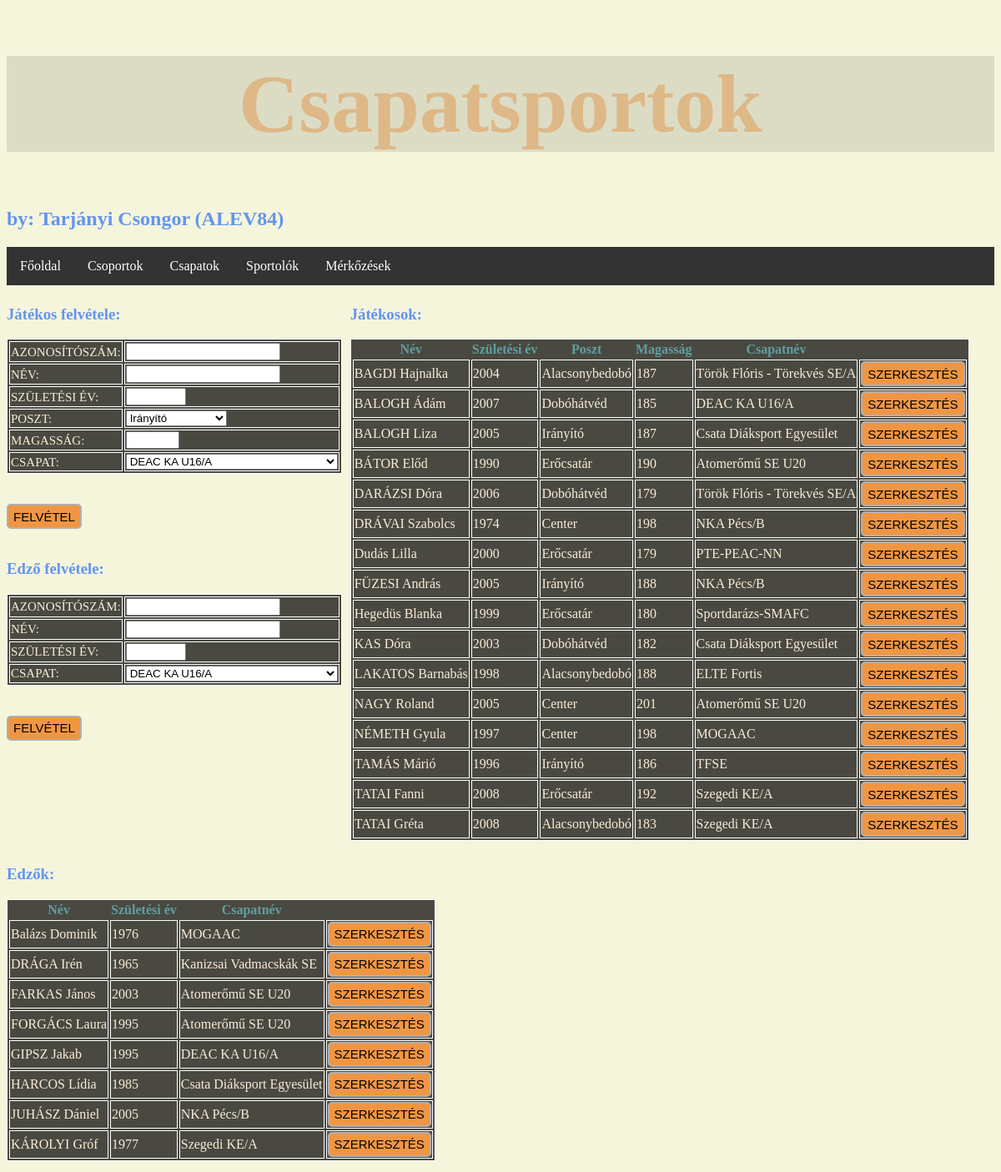
/index/spo.php, run on the app's committed database.
### tables this page shows
CREATE TABLE `sportember` (
  `sportoloID` int(5) NOT NULL,
  `név` varchar(60) NOT NULL,
  `születési év` int(60) NOT NULL,
  `csapatID` int(5) NOT NULL
);

CREATE TABLE `csapat` (
  `csapatID` int(5) NOT NULL,
  `csapatnév` varchar(60) NOT NULL,
  `csoportID` int(5) NOT NULL,
  `csarnoknév` varchar(60) NOT NULL,
  `csarnokcím` varchar(60) NOT NULL
);

### index/db_fuggvenyek.php (called while the page is built, shortened)
<?php
function csapatsportok_csatlakozas() {
    $conn = mysqli_connect("localhost", "root", "")
			or die("Csatlakozási hiba");
    mysqli_query($conn, 'SET NAMES UTF-8');
    mysqli_query($conn, 'SET character_set_results=utf8');
    mysqli_set_charset($conn, 'utf8');
    return $conn;
}
function csapatlistatLeker() {
    if ( !($conn = csapatsportok_csatlakozas()) ) {
        return false;
    }
	$result = mysqli_query( $conn,"SELECT csapatID, csapatnév, csoportnév, csarnoknév, csarnokcím FROM csapat, csoport WHERE csapat.csoportID=csoport.csoportID");
	return $result;
}
function sportemberJatekosokLeker() {
    if ( !($conn = csapatsportok_csatlakozas()) ) {
        return false;
    }
    $result = mysqli_query( $conn,"SELECT játékos.sportoloID, név, `születési év`, poszt, magasság, csapatnév from sportember, csapat, játékos where (csapat.csapatID=sportember.csapatID) and (sportember.sportoloID = játékos.sportoloID) order by név");
    return $result;
}
function sportemberEdzokLeker() {
    if ( !($conn = csapatsportok_csatlakozas()) ) {
        return false;
    }
    $result = mysqli_query( $conn,"SELECT edző.sportoloID, név, `születési év`, csapatnév from sportember, csapat, edző where (csapat.csapatID=sportember.csapatID) and (sportember.sportoloID = edző.sportoloID) order by név");
    return $result;
}
?>

### index/spo.php (the view, shortened to what this page needs)
<?php
include_once 'db_fuggvenyek.php';
?>
<!DOCTYPE html>
<html lang="hu">
<head>
    <link rel="stylesheet" href="mystyle.css?v=<?php echo time(); ?>">
</head>
<body>
<h1>Csapatsportok</h1>
<h2>by: Tarjányi Csongor (ALEV84)</h2>
<ul>
    <li><a class="active" href="./index.php">Főoldal</a></li>
    <li><a href="./csop.php">Csoportok</a></li>
    <li><a href="./csap.php">Csapatok</a></li>
    <li><a href="./spo.php">Sportolók</a></li>
    <li><a href="./merk.php">Mérkőzések</a></li>
</ul>
<div class="row">
    <div class="column">
        <h3>Játékos felvétele:</h3>
        <form method = "POST" action="sportolofelvitel.php" accept-charset="utf-8">
            <table border="1">
                <tr>
             <td><label class="formlabel">Azonosítószám:</label></td>
            <td><input pattern=".{5,5}" required title="5 karakter szükséges!" type="number" name="sportoloID"/></td>
                <tr>
                <td><label class="formlabel">Név:</label></td>
                <td><input pattern=".{5,60}" required title="A név minimum 5, maximum 60 karakterből állhat!"  type="text" name="nev"/></td>
                </tr><tr>
                    <td><label class="formlabel">Születési év:</label></td>
                    <td><input pattern=".{4,4}" required title="A születési évet négy karakterben kell megadni!" type="number" min="1970" max="2010" name="szulev"/></td>
                </tr><tr>
                    <td><label class="formlabel">Poszt:</label></td>
                    <td><select name="poszt">
                        <option value="Irányító">Irányító</option>
                        </select>
                    </td>
                </tr><tr>
                    <td><label class="formlabel">Magasság:</label></td>
                    <td><input pattern=".{3,3}" required title="A magasságot 3 karakterben kell megadni, cm-ben!" type="number" min="150" max="230" name="magassag"/></td>
                </tr><tr>
                    <td><label class="formlabel">Csapat:</label></td>
                    <td><select name="csapatID">
                            <?php
                            $csapatok = csapatlistatLeker();
                            if(mysqli_num_rows($csapatok)>0){
                                while($egySor = mysqli_fetch_assoc($csapatok)){
                                    echo'<option value="'.$egySor["csapatID"].'">'.$egySor["csapatnév"].'</option>';
                                }
                            }
                            ?>
                        </select></td>
                </tr>
             </table>
            <br/>
            <br/>
            <input class="forminput" type="submit" value="Felvétel">
        </form>
        <br/>
        <h3>Edző felvétele:</h3>
        <form method = "POST" action="sportolofelvitel.php" accept-charset="utf-8">
            <table border="1">
                <tr>
                    <td><label class="formlabel">Azonosítószám:</label></td>
                    <td><input pattern=".{5,5}" required title="5 karakter szükséges!" type="number" name="sportoloID"/></td><tr>
                    <td><label class="formlabel">Név:</label></td>
                    <td><input pattern=".{5,60}" required title="A név minimum 5, maximum 60 karakterből állhat!" type="text" name="nev"/></td>
                </tr><tr>
                    <td><label class="formlabel">Születési év:</label></td>
                    <td><input pattern=".{4,4}" required title="A születési évet négy karakterben kell megadni!" type="number" min="1950" max="2005" name="szulev"/></td>
                </tr><tr>
                    <td><label class="formlabel">Csapat:</label></td>
                    <td><select name="csapatID">
                            <?php
                            $csapatok = csapatlistatLeker();
                            if(mysqli_num_rows($csapatok)>0){
                                while($egySor = mysqli_fetch_assoc($csapatok)){
                                    echo'<option value="'.$egySor["csapatID"].'">'.$egySor["csapatnév"].'</option>';
                                }
                            }
                            ?>
                        </select></td>
                </tr>
            </table>
            <br/>
            <br/>
            <input class="forminput" type="submit" value="Felvétel">
        </form>
    </div>
    <div class="column">
        <div>
            <h3>Játékosok:</h3>
            <table>
                <tr>
                    <th>Név</th>
                    <th>Születési év</th>
                    <th>Poszt</th>
                    <th>Magasság</th>
                    <th>Csapatnév</th>
                </tr>
                <?php
                $csapatok = sportemberJatekosokLeker();
                while( $egySor = mysqli_fetch_assoc($csapatok) ) {
                    echo '<form action="jatekostszerkeszt.php" method="POST">';
                    echo '<tr>';
                    echo '<td>'. $egySor["név"] .'</td>';
                    echo '<td>'. $egySor["születési év"] .'</td>';
                    echo '<td>'. $egySor["poszt"] .'</td>';
                    echo '<td>'. $egySor["magasság"] .'</td>';
                    echo '<td>'. $egySor["csapatnév"] .'</td>';
                    echo '<td><input type="submit" value="Szerkesztés"></td>';
                    echo '</tr>';
                    echo '</form>';
                }
                ?>
            </table>
        </div>
    </div>
    <div class="column">
        <div>
            <h3>Edzők:</h3>
            <table>
                <tr>
                    <th>Név</th>
                    <th>Születési év</th>
                    <th>Csapatnév</th>
                </tr>
                <?php
                $edzok = sportemberEdzokLeker();
                while( $valami = mysqli_fetch_assoc($edzok) ) {
                    echo '<form action="edzotszerkeszt.php" method="POST">';
                    echo '<tr>';
                    echo '<td>'. $valami["név"] .'</td>';
                    echo '<td>'. $valami["születési év"] .'</td>';
                    echo '<td>'. $valami["csapatnév"] .'</td>';
                    echo '<td><input type="submit" value="Szerkesztés"></td>';
                    echo '</tr>';
                    echo '</form>';
                }
                ?>
            </table>
        </div>
    </div>
</div>
</body>
</html>

### index/mystyle.css (style rules this page uses)
* { box-sizing: border-box; }
.row { margin-left:-5px; margin-right:-5px; }
.column { overflow-x: auto; max-width: 100%; float: left; padding: 5px; }
.row::after { content: ""; clear: both; display: table; }
body { background: beige url("./basketball.png") no-repeat center center fixed; -webkit-background-size: cover; -moz-background-size: cover; -o-background-size: cover; background-size: cover; }
label { text-transform: uppercase; font-size: 15px; line-height: 80%; color: antiquewhite; }
select { width: auto; }
input[type=submit] { height: 30px; background: rgb(240, 150, 67); border: 2px solid #b1b0b0; cursor: pointer; border-radius: 5px; text-transform: uppercase; font-size: 15px; }
h1 { text-align: center; background-color: rgba(1,2,6,10%); color: burlywood; font-size: 100px; }
th { text-align: center; color: cadetblue; }
tr { color: antiquewhite; }
h3 { color: cornflowerblue; }
h2 { color: cornflowerblue; }
ul { list-style-type: none; margin: 0; padding: 0; overflow: hidden; background-color: #333; }
li { float: left; }
li a { display: block; color: white; text-align: center; padding: 14px 16px; text-decoration: none; }
table { background-color: rgba(1,1,1,70%); border: solid 1px #fff; }
table td { border-left: 1px solid #fff; border-right: 1px solid #fff; border-bottom: 1px solid #fff; border-top: 1px solid #fff; width: auto; }

### data on the page
sportember: név "BAGDI Hajnalka", születési év "2004", játékos.poszt "Alacsonybedobó", játékos.magasság "187", csapatID.csapatnév "Török Flóris - Törekvés SE/A"
sportember: név "BALOGH Ádám", születési év "2007", játékos.poszt "Dobóhátvéd", játékos.magasság "185", csapatID.csapatnév "DEAC KA U16/A"
sportember: név "BALOGH Liza", születési év "2005", játékos.poszt "Irányító", játékos.magasság "187", csapatID.csapatnév "Csata Diáksport Egyesület"
sportember: név "BÁTOR Előd", születési év "1990", játékos.poszt "Erőcsatár", játékos.magasság "190", csapatID.csapatnév "Atomerőmű SE U20"
sportember: név "DARÁZSI Dóra", születési év "2006", játékos.poszt "Dobóhátvéd", játékos.magasság "179", csapatID.csapatnév "Török Flóris - Törekvés SE/A"
sportember: név "DRÁVAI Szabolcs", születési év "1974", játékos.poszt "Center", játékos.magasság "198", csapatID.csapatnév "NKA Pécs/B"
sportember: név "Dudás Lilla", születési év "2000", játékos.poszt "Erőcsatár", játékos.magasság "179", csapatID.csapatnév "PTE-PEAC-NN"
sportember: név "FÜZESI András", születési év "2005", játékos.poszt "Irányító", játékos.magasság "188", csapatID.csapatnév "NKA Pécs/B"
sportember: név "Hegedüs Blanka", születési év "1999", játékos.poszt "Erőcsatár", játékos.magasság "180", csapatID.csapatnév "Sportdarázs-SMAFC"
sportember: név "KAS Dóra", születési év "2003", játékos.poszt "Dobóhátvéd", játékos.magasság "182", csapatID.csapatnév "Csata Diáksport Egyesület"
sportember: név "LAKATOS Barnabás", születési év "1998", játékos.poszt "Alacsonybedobó", játékos.magasság "188", csapatID.csapatnév "ELTE Fortis"
sportember: név "NAGY Roland", születési év "2005", játékos.poszt "Center", játékos.magasság "201", csapatID.csapatnév "Atomerőmű SE U20"
sportember: név "NÉMETH Gyula", születési év "1997", játékos.poszt "Center", játékos.magasság "198", csapatID.csapatnév "MOGAAC"
sportember: név "TAMÁS Márió", születési év "1996", játékos.poszt "Irányító", játékos.magasság "186", csapatID.csapatnév "TFSE"
sportember: név "TATAI Fanni", születési év "2008", játékos.poszt "Erőcsatár", játékos.magasság "192", csapatID.csapatnév "Szegedi KE/A"
sportember: név "TATAI Gréta", születési év "2008", játékos.poszt "Alacsonybedobó", játékos.magasság "183", csapatID.csapatnév "Szegedi KE/A"
sportember: név "Balázs Dominik", születési év "1976", csapatID.csapatnév "MOGAAC"
sportember: név "DRÁGA Irén", születési év "1965", csapatID.csapatnév "Kanizsai Vadmacskák SE"
sportember: név "FARKAS János", születési év "2003", csapatID.csapatnév "Atomerőmű SE U20"
sportember: név "FORGÁCS Laura", születési év "1995", csapatID.csapatnév "Atomerőmű SE U20"
sportember: név "GIPSZ Jakab", születési év "1995", csapatID.csapatnév "DEAC KA U16/A"
sportember: név "HARCOS Lídia", születési év "1985", csapatID.csapatnév "Csata Diáksport Egyesület"
sportember: név "JUHÁSZ Dániel", születési év "2005", csapatID.csapatnév "NKA Pécs/B"
sportember: név "KÁROLYI Gróf", születési év "1977", csapatID.csapatnév "Szegedi KE/A"

### other printed values
form field csapatID "DEAC KA U16/A"
